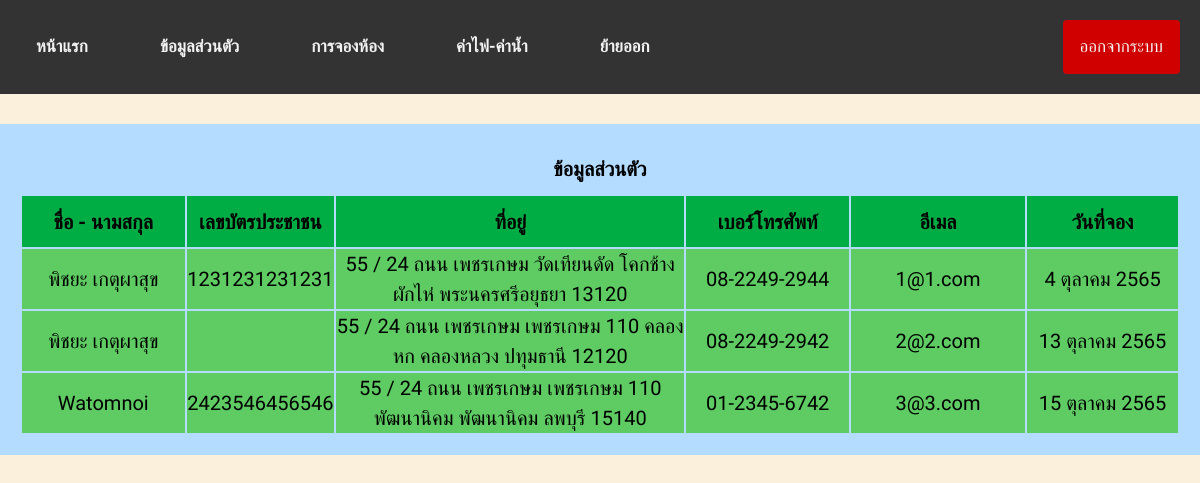
/infouser_admin.php (signed in), run on the app's committed database.
### tables this page shows
CREATE TABLE `user_info` (
  `id` int(100) NOT NULL,
  `name` varchar(100) NOT NULL,
  `IDcard` varchar(100) NOT NULL,
  `address` varchar(300) NOT NULL,
  `email` varchar(100) NOT NULL,
  `password` varchar(100) NOT NULL,
  `TEL` varchar(100) NOT NULL,
  `Class` varchar(100) NOT NULL,
  `type` varchar(100) NOT NULL,
  `mdy` date NOT NULL,
  `reserve` varchar(100) NOT NULL,
  `mdy_out` date NOT NULL,
  `notify_out` varchar(100) NOT NULL
);

### infouser_admin.php (the view, shortened to what this page needs)
<!DOCTYPE html>
<html lang="en">
<head>
    <link rel="stylesheet" href="https://cdnjs.cloudflare.com/ajax/libs/font-awesome/6.1.2/css/all.min.css" />
    <link rel="stylesheet" href="style.css">
	<link rel="stylesheet" href="https://use.fontawesome.com/releases/v5.4.1/css/all.css">
</head>
<?php
     include 'config.php';
     $id = $_SESSION['id'];
     $query = "select * from user_info where Class = 'User'";
     $run = mysqli_query($conn,$query);
?>
<body>
<div class="topnav">
  <a href="Admin_info.php">หน้าแรก</a>
  <a href="infouser_admin.php">ข้อมูลส่วนตัว</a>
  <a href="room_type.php">การจองห้อง</a>
  <a href="cost_byadmin.php">ค่าไฟ-ค่าน้ำ</a>
  <a href="info_user_outbydamin.php">ย้ายออก</a>
  <a style="float:right" href="login.php?logout=<?php echo $id; ?>" onclick="return confirm('คุณต้องการออกจากระบบหรือไม่ ?');" class="btnbackid">ออกจากระบบ</a>
</div>
     <div class="contentEditbyadmin">
     <h1>ข้อมูลส่วนตัว</h1>
   <?php
			echo "<table  align='center' width='100%' border ='0'>";
			echo "<tr align='center' bgcolor='#00ad45'><td><h1>ชื่อ - นามสกุล</h1></td><td><h1>เลขบัตรประชาชน</h1></td><td><h1>ที่อยู่</h1></td><td><h1>เบอร์โทรศัพท์</h1></td><td><h1>อีเมล</h1></td><td><h1>วันที่จอง</h1></td></td>";
         if ($num = mysqli_num_rows($run)) {
              while ($result = mysqli_fetch_assoc($run)) {
                   echo "
                        <tr bgcolor='#5ecc62'>
                             <td style='font-size: 20px;' width='14%'><p>".$result['name']."</p></td>
                             <td style='font-size: 20px;' width='10%'><p>".$result['IDcard']."</p></td>
                             <td style='font-size: 20px;' width='30%'><p>".$result['address']."</p></td>
                             <td style='font-size: 20px;' width='14%'><p>".$result['TEL']."</p></td>
                             <td style='font-size: 20px;' width='15%'><p>".$result['email']."</p></td>
                             <td style='font-size: 20px;' width='13%'><p>".$result['reserve']."</p></td>
                        </tr>
                   ";
              }
         }
	?>
     </div>
</body>
</html>

### style.css (style rules this page uses)
* { box-sizing: border-box; }
html, body, h1, h2, h3, h4, h5, h6, p, li, ol, ul, pre { padding: 0; text-align: center; font-family: 'Prompt', sans-serif; }
html, body { min-height: 100%; scroll-behavior: smooth; }
body { background-color: #FAF0DC; font-family: 'Lato', sans-serif; font-size: 62.5%; padding: 0px; box-sizing: border-box; width: 100vw; overflow-x: hidden; position: relative; margin: 0; }
:root { --home-bg-color: #f2f3ee; --menu-bg-color: #cbcbc2; --silde-btn-border: #808080; --slide-btn-hoverbg: #f1fff1; --text-color: #616161; --border-color: #000000; --box-shadow-color: #b5b5ac; }
*, *::before, *::after { padding: 0; box-sizing: border-box; list-style: none; }
body, html { width: 100%; font-size: 10px; font-weight: normal; font-family: sans-serif; }
p { display: inline; font-size: 20px; line-height: 1.5em; font-family: 'IBM Plex Sans Thai', sans-serif; }
a { font-size: 4rem; line-height: 1.5em; word-spacing: 0.5em; font-family: PROMPT ; display:flow-root; font-weight: bold; }
a { text-decoration:none; color:rgb(255, 255, 255); font-weight:bold; margin: 20px; }
a::after { display: inline-block; font-family: fontello; padding: 5px; font-size: 1.6rem; transform: rotate(-90deg); }
:root { --blue:#3498db; --black:#333; --white:#fff; --border:2px solid var(--black); }
.btnbackid { font-family: fantasy; background-color: rgb(209, 0, 0); color: rgb(255, 255, 255); text-decoration: none; display: inline-block; padding: 13px 40px; margin-bottom: 0; font-size: 20px; font-weight: normal; line-height: 1.428571429; text-align: center; white-space: nowrap; vertical-align: middle; cursor: pointer; border: 1px solid transparent; border-radius: 4px; -webkit-user-select: none; -moz-user-select: none; -ms-user-select: none; -o-user-select: none; user-select: none; }
.contentEditbyadmin { background-color: #b3dcff; margin: 30px auto; padding: 20px; width: 100%; }
.topnav { overflow: hidden; background-color: #333; }
.topnav a { float: left; color: #f2f2f2; text-align: center; padding: 14px 16px; text-decoration: none; font-size: 17px; }

### data on the page
user_info: name "พิชยะ เกตุผาสุข", IDcard "1231231231231", address "55 / 24 ถนน เพชรเกษม วัดเทียนดัด โคกช้าง ผักไห่ พระนครศรีอยุธยา 13120", TEL "08-2249-2944", email "1@1.com", reserve "4 ตุลาคม 2565"
user_info: name "พิชยะ เกตุผาสุข", address "55 / 24 ถนน เพชรเกษม เพชรเกษม 110 คลองหก คลองหลวง ปทุมธานี 12120", TEL "08-2249-2942", email "2@2.com", reserve "13 ตุลาคม 2565"
user_info: name "Watomnoi", IDcard "2423546456546", address "55 / 24 ถนน เพชรเกษม เพชรเกษม 110 พัฒนานิคม พัฒนานิคม ลพบุรี 15140", TEL "01-2345-6742", email "3@3.com", reserve "15 ตุลาคม 2565"
